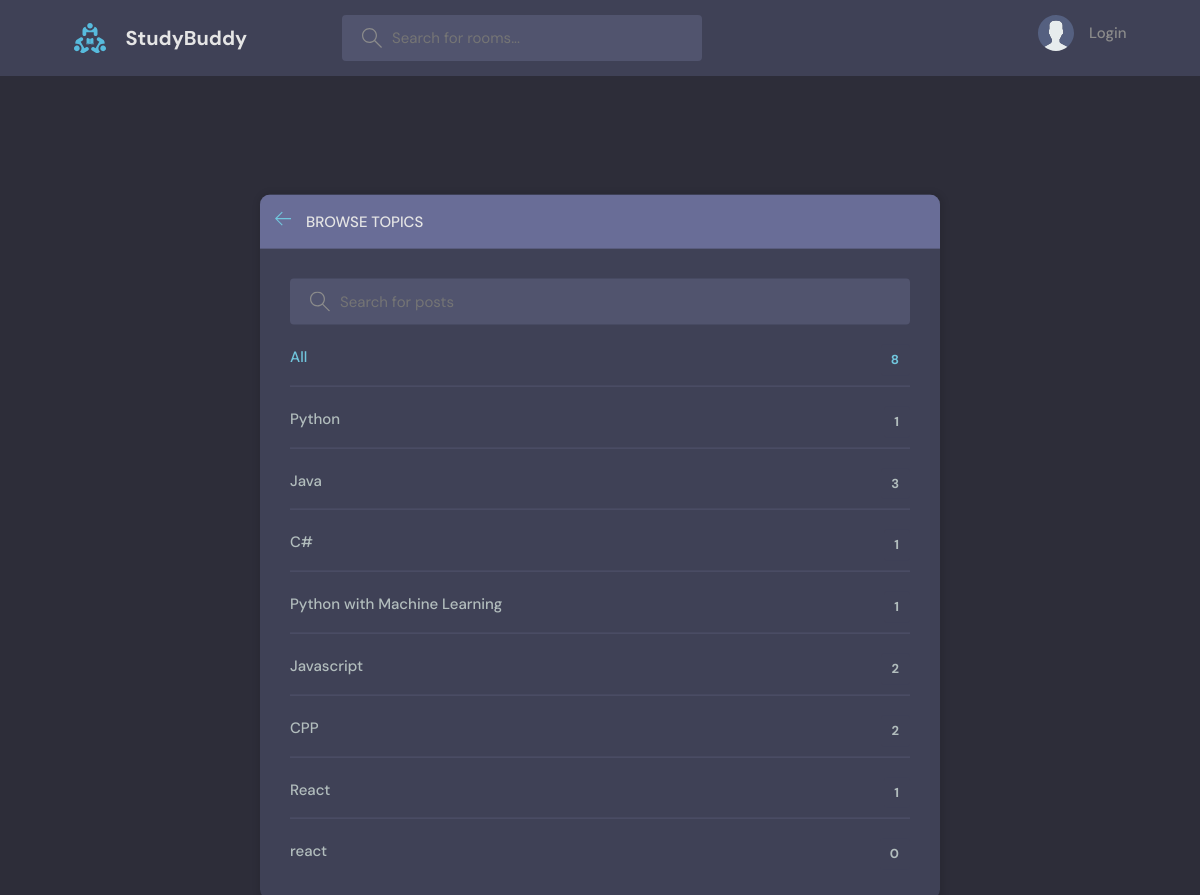
Page /topics/ on the committed database.
### base/models.py (models this page shows, shortened)
class Topic(models.Model):
    name = models.CharField(max_length = 200)

### base/views.py (the view)
# urls.py: path('topics/', views.topicsPage, name='topics'),
def topicsPage(request):
    topics = Topic.objects.filter()
    context = {'topics' : topics}
    return render(request, 'base/topics.html', context)

### base/templates/base/topics.html (shortened to what this page needs)
{% extends 'main.html' %}
{% block content %}
<main class="create-room layout">
  <div class="container">
    <div class="layout__box">
      <div class="layout__boxHeader">
        <div class="layout__boxTitle">
          <a href="{% url 'home' %}">
            <svg
              version="1.1"
              xmlns="http://www.w3.org/2000/svg"
              width="32"
              height="32"
              viewBox="0 0 32 32"
            >
              <title>arrow-left</title>
              <path
                d="M13.723 2.286l-13.723 13.714 13.719 13.714 1.616-1.611-10.96-10.96h27.625v-2.286h-27.625l10.965-10.965-1.616-1.607z"
              ></path>
            </svg>
          </a>
          <h3>Browse Topics</h3>
        </div>
      </div>
      <div class="topics-page layout__body">
        <form class="header__search">
          <label>
            <input placeholder="Search for posts" />
          </label>
        </form>
        <ul class="topics__list">
          <li>
            <a href="{% url 'topics' %}" class="active">All <span>{{topics.count}}</span></a>
          </li>
          {% for topic in topics %}
          <li>
            <a href="{% url 'home' %}?q={{topic.name}}">{{topic.name}}<span>{{topic.room_set.all.count}}</span></a>
          </li>
          {% endfor %}
        </ul>
      </div>
    </div>
  </div>
</main>
{% endblock content %}

### static/styles/style.css (style rules this page uses)
:root { --color-main: #71c6dd; --color-main-light: #e1f6fb; --color-dark: #3f4156; --color-dark-medium: #51546e; --color-dark-light: #696d97; --color-light: #e5e5e5; --color-gray: #8b8b8b; --color-light-gray: #b2bdbd; --color-bg: #2d2d39; --color-success: #5dd693; --color-error: #fc4b0b; }
* { font-family: "DM Sans", -apple-system, BlinkMacSystemFont, "Segoe UI", Roboto, Oxygen, Ubuntu, Cantarell, "Open Sans", "Helvetica Neue", sans-serif; margin: 0; padding: 0; box-sizing: border-box; text-rendering: optimizeLegibility; font-size: inherit; }
html { font-size: 56.25%; }
@media only screen and (min-width: 1200px) { html { font-size: 62.5%; } }
body { line-height: 1.6; font-weight: 400; font-size: 1.5rem; color: var(--color-light-gray); background-color: var(--color-bg); min-height: 100vh; }
a { display: inline-block; color: var(--color-main); text-decoration: none; }
.container { max-width: 120rem; width: 90%; margin: auto; }
.header__search > label { background-color: var(--color-dark-medium); padding: 1.3rem 1rem; display: flex; align-items: center; gap: 1rem; border-radius: 4px; }
.header__search svg { fill: var(--color-gray); width: 2rem; height: 2rem; margin-left: 1rem; }
.header__search input { width: 30rem; background: transparent; border: none; outline: none; color: var(--color-light); }
.layout { margin-top: 2.4rem; }
.layout > .container { display: flex; justify-content: space-between; align-items: flex-start; }
.layout__box { width: 90%; max-width: 48rem; min-height: 40rem; position: absolute; top: 58%; left: 50%; transform: translate(-50%, -46%); background-color: var(--color-dark); border-radius: 1rem; box-shadow: 1px 1px 6px 3px rgba(0, 0, 0, 0.1); overflow: hidden; }
.layout__boxHeader { display: flex; padding: 1.5rem; background-color: var(--color-dark-light); }
.layout__boxTitle { display: flex; gap: 1.5rem; align-items: center; }
.layout__boxTitle h3 { text-transform: uppercase; font-weight: 500; color: var(--color-light); }
.layout__boxTitle svg { width: 1.6rem; height: 1.6rem; fill: var(--color-main); }
.layout__body { margin: 3rem; }
.topics__list { list-style: none; }
.topics__list li a { display: flex; justify-content: space-between; margin-bottom: 3rem; font-weight: 500; color: var(--color-light-gray); transition: all 0.3s ease-in-out; }
.topics__list li a.active, .topics__list li a:hover { color: var(--color-main); }
.topics__list li a span { padding: 0.5rem 1rem; background-color: var(--color-dark); border-radius: 3px; font-size: 1.3rem; font-weight: 700; letter-spacing: 1px; }
.topics-page .topics__list li:not(:last-child) a { margin: 2rem 0; padding-bottom: 1rem; text-decoration: none; border-bottom: 1px solid var(--color-dark-medium); }
.topics-page .header__search { display: block; }
.create-room.layout .layout__box { max-width: 68rem; }

### rows in the picture
Topic: name "Python", room_set.all.count "1"
Topic: name "Java", room_set.all.count "3"
Topic: name "C#", room_set.all.count "1"
Topic: name "Python with Machine Learning", room_set.all.count "1"
Topic: name "Javascript", room_set.all.count "2"
Topic: name "CPP", room_set.all.count "2"
Topic: name "React", room_set.all.count "1"
Topic: name "react", room_set.all.count "0"

### other values in the picture
{{ topics.count }} "8"
